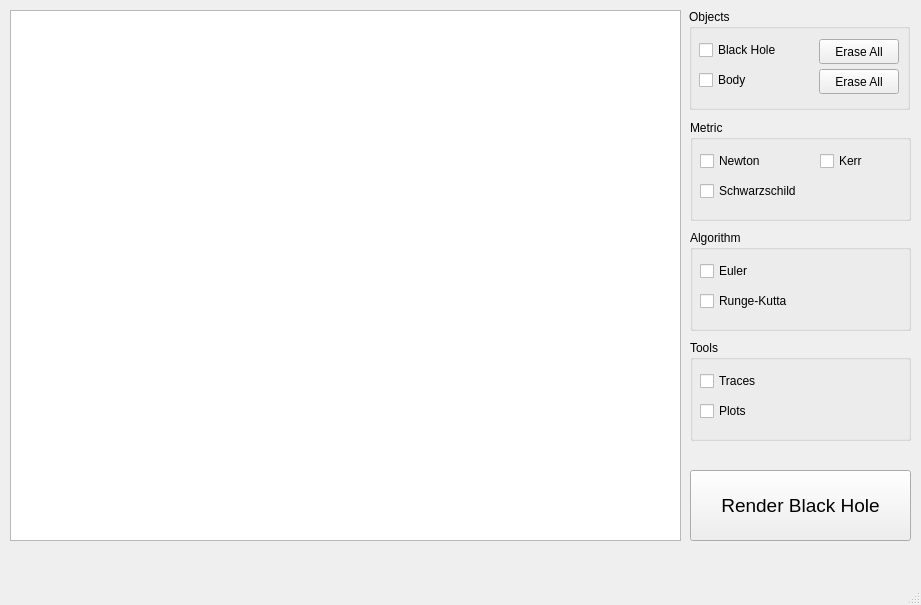
<?xml version="1.0" encoding="UTF-8"?>
<ui version="4.0">
 <class>MainWindow</class>
 <widget class="QMainWindow" name="MainWindow">
  <property name="geometry">
   <rect>
    <x>0</x>
    <y>0</y>
    <width>921</width>
    <height>605</height>
   </rect>
  </property>
  <property name="windowTitle">
   <string>Black Hole Engine</string>
  </property>
  <widget class="QWidget" name="centralwidget">
   <widget class="QGraphicsView" name="graphicsView">
    <property name="geometry">
     <rect>
      <x>10</x>
      <y>10</y>
      <width>671</width>
      <height>531</height>
     </rect>
    </property>
   </widget>
   <widget class="QGroupBox" name="groupBox">
    <property name="geometry">
     <rect>
      <x>689</x>
      <y>9</y>
      <width>221</width>
      <height>101</height>
     </rect>
    </property>
    <property name="title">
     <string>Objects</string>
    </property>
    <widget class="QCheckBox" name="checkBoxBlackHole">
     <property name="geometry">
      <rect>
       <x>10</x>
       <y>30</y>
       <width>83</width>
       <height>22</height>
      </rect>
     </property>
     <property name="text">
      <string>Black Hole</string>
     </property>
    </widget>
    <widget class="QCheckBox" name="checkBoxBody">
     <property name="geometry">
      <rect>
       <x>10</x>
       <y>60</y>
       <width>83</width>
       <height>22</height>
      </rect>
     </property>
     <property name="text">
      <string>Body</string>
     </property>
    </widget>
    <widget class="QPushButton" name="pushButton_eraseParticles">
     <property name="geometry">
      <rect>
       <x>130</x>
       <y>60</y>
       <width>80</width>
       <height>25</height>
      </rect>
     </property>
     <property name="text">
      <string>Erase All</string>
     </property>
    </widget>
    <widget class="QPushButton" name="pushButton_eraseBlackHoles">
     <property name="geometry">
      <rect>
       <x>130</x>
       <y>30</y>
       <width>80</width>
       <height>25</height>
      </rect>
     </property>
     <property name="text">
      <string>Erase All</string>
     </property>
    </widget>
   </widget>
   <widget class="QGroupBox" name="groupBox_2">
    <property name="geometry">
     <rect>
      <x>690</x>
      <y>340</y>
      <width>221</width>
      <height>101</height>
     </rect>
    </property>
    <property name="title">
     <string>Tools</string>
    </property>
    <widget class="QCheckBox" name="checkBox_DrawTraces">
     <property name="geometry">
      <rect>
       <x>10</x>
       <y>30</y>
       <width>71</width>
       <height>22</height>
      </rect>
     </property>
     <property name="text">
      <string>Traces</string>
     </property>
    </widget>
    <widget class="QCheckBox" name="checkBox_4">
     <property name="geometry">
      <rect>
       <x>10</x>
       <y>60</y>
       <width>83</width>
       <height>22</height>
      </rect>
     </property>
     <property name="text">
      <string>Plots</string>
     </property>
    </widget>
   </widget>
   <widget class="QGroupBox" name="groupBox_3">
    <property name="geometry">
     <rect>
      <x>690</x>
      <y>120</y>
      <width>221</width>
      <height>101</height>
     </rect>
    </property>
    <property name="title">
     <string>Metric</string>
    </property>
    <widget class="QCheckBox" name="checkBox_5">
     <property name="geometry">
      <rect>
       <x>10</x>
       <y>30</y>
       <width>83</width>
       <height>22</height>
      </rect>
     </property>
     <property name="text">
      <string>Newton</string>
     </property>
    </widget>
    <widget class="QCheckBox" name="checkBox_6">
     <property name="geometry">
      <rect>
       <x>130</x>
       <y>30</y>
       <width>83</width>
       <height>22</height>
      </rect>
     </property>
     <property name="text">
      <string>Kerr</string>
     </property>
    </widget>
    <widget class="QCheckBox" name="checkBox_7">
     <property name="geometry">
      <rect>
       <x>10</x>
       <y>60</y>
       <width>111</width>
       <height>22</height>
      </rect>
     </property>
     <property name="text">
      <string>Schwarzschild</string>
     </property>
    </widget>
   </widget>
   <widget class="QPushButton" name="pushButton">
    <property name="geometry">
     <rect>
      <x>690</x>
      <y>470</y>
      <width>221</width>
      <height>71</height>
     </rect>
    </property>
    <property name="font">
     <font>
      <pointsize>14</pointsize>
     </font>
    </property>
    <property name="text">
     <string>Render Black Hole</string>
    </property>
   </widget>
   <widget class="QGroupBox" name="groupBox_4">
    <property name="geometry">
     <rect>
      <x>690</x>
      <y>230</y>
      <width>221</width>
      <height>101</height>
     </rect>
    </property>
    <property name="title">
     <string>Algorithm</string>
    </property>
    <widget class="QCheckBox" name="checkBox_8">
     <property name="geometry">
      <rect>
       <x>10</x>
       <y>30</y>
       <width>83</width>
       <height>22</height>
      </rect>
     </property>
     <property name="text">
      <string>Euler</string>
     </property>
    </widget>
    <widget class="QCheckBox" name="checkBox_9">
     <property name="geometry">
      <rect>
       <x>10</x>
       <y>60</y>
       <width>101</width>
       <height>22</height>
      </rect>
     </property>
     <property name="text">
      <string>Runge-Kutta</string>
     </property>
    </widget>
   </widget>
  </widget>
  <widget class="QMenuBar" name="menubar">
   <property name="geometry">
    <rect>
     <x>0</x>
     <y>0</y>
     <width>921</width>
     <height>25</height>
    </rect>
   </property>
  </widget>
  <widget class="QStatusBar" name="statusbar"/>
 </widget>
 <resources/>
 <connections/>
</ui>
